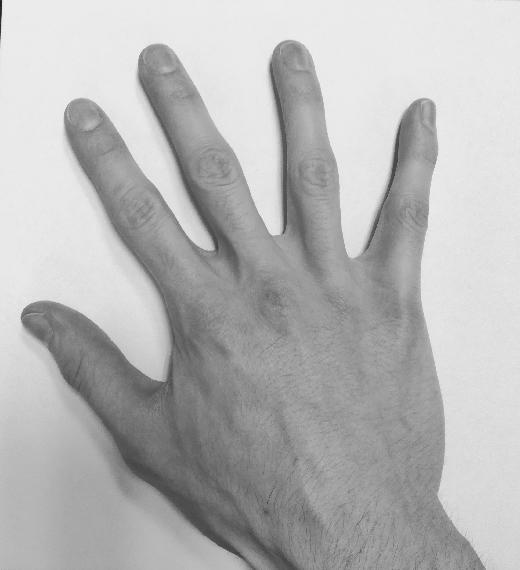
#> input picture TP1/Source.jpg, 520 x 570 px, found by its file name
$ jupyter execute TP-ImageRegistration-Images-TERNOT.ipynb
#> lines starting #> are read from the running program, lines starting #| are printed output that depends on the picture
## Image registration

**Deadline**: Upload this notebook (rename it as 'TP-ImageRegistration-Images-YOUR-SURNAME.ipynb') to E-Campus before the deadline (see E-campus for the exact timing).

**Goal**: The goal of this notebook is to implement the algorithms seen today for pixel-based image registration. Please complete the code where you see **XXXXXXXXXXXXXX**

You will first take two pictures of your right hand into two different positions. Please keep the same topology, ie do not bend or stick together two fingers for instance.

If you can't take the pictures, you can use two pictures of my hand (see below).

[cell 1]
if 'google.colab' in str(get_ipython()):
  from google_drive_downloader import GoogleDriveDownloader as gdd
  gdd.download_file_from_google_drive(file_id='1XpgGRo839pBwIhb6h77xoG-NtHEg2DVd',
  dest_path='./Source.jpg')

  from google_drive_downloader import GoogleDriveDownloader as gdd
  gdd.download_file_from_google_drive(file_id='12FKfLjKreAksI3rEcDx4_oEn3qjAzEua',
  dest_path='./Target.jpg')
else:
  print('You are not using Colab. Please define working_dir with the absolute path to the folder where you downloaded the data')

# Please modify working_dir only if you are using your Anaconda (and not Google Colab)
# You should write the absolute path of your working directory with the data
workingDir='C:/Users/benji/OneDrive/Documents/Télécom Paris/Cours/2A/IMA/IMA204/TP1/'

We will use the skimage library to read and resize images, you can of course use others (openCV, pillow, scipy, etc.)

[cell 2]
from skimage.io import imread
from skimage.transform import resize

import matplotlib.pyplot as plt
from numpy import linalg as LA
import numpy as np
import scipy.ndimage

from functools import reduce

[cell 3]
source=imread(workingDir+'Source.jpg')
#> source is the input picture: shape (570, 520); min 29, max 255, mean 181.6
target=imread(workingDir+'Target.jpg')
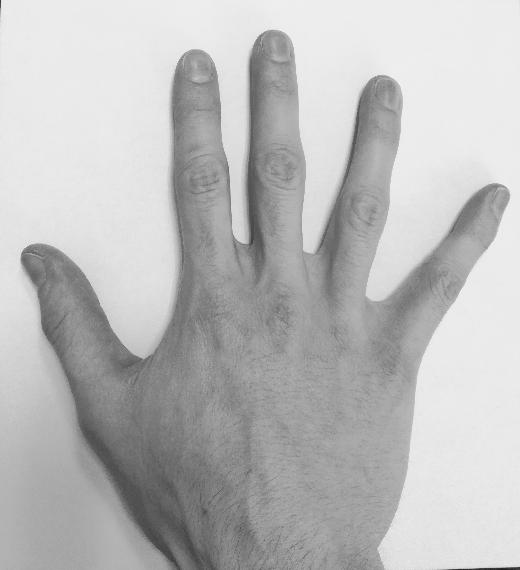
#> input picture TP1/Target.jpg, 520 x 570 px, found by its file name
#> target is the input picture: shape (570, 520); min 29, max 250, mean 187.2

[cell 4]
a = np.array(((1, 2), (3,4)))
print(a)
b = np.block([[a, np.array(((5,6))).reshape((2,1))],[np.array((7,8)), 9]])
print(b)

The first thing to do is to create a function that creates the transformation matrix T. Please complete the following function following the rules explained in the header of the function.

[cell 5]
def Tmatrix(scale=(1,1), rotationAngle=0, shearAngles=(0,0),translation=(0,0),elation=(0,0),reflection=(False,False)):
    '''
    Transformation matrix defined as the composition of 6 possible geometric
    transformations: Reflection (Re), Rotation (R), Scaling (S), Shear (Sh),
    Translation (T) and Elation (E).
    For the linear transformation part, we assume this composition:
        A = Re * R * S * Sh

    Inputs:
            scale: is a tuple with sx and sy (two scalar values)
            rotationAngle: is an angle in degrees (scalar value)
            shearAngles: is a tuple with the two shear angles in degrees (scalar value)
            translation: is a tuple with tx and ty (scalar values)
            elation: is a tuple containing the elation part (scalar values)
            reflection: is a tuple of Boolean values indicating wheter to reflect with respect to x and y axis

    Output:
            T: the 3x3 transformation matrix (homogeneous coordinates)
    '''

    if len(scale) != 2:
        raise ValueError("scale should be a tuple of length 2")
    if len(shearAngles)!= 2:
        raise ValueError("shearAngles should be a tuple of length 2")
    if len(translation)!= 2:
        raise ValueError("translation should be a tuple of length 2")
    if len(elation)!= 2:
        raise ValueError("elation should be a tuple of length 2")
    if len(reflection)!= 2:
        raise ValueError("reflection should be a tuple of length 2")
    if type(reflection[0])!= bool or type(reflection[1]) != bool:
        raise ValueError("reflection should contain two boolean values")
    if np.ndim(rotationAngle) != 0:
        raise ValueError("rotationAngle should be a scalar")

    # transform angles from degrees to radians
    def deg_to_rad(alpha):
        if type(alpha) == tuple:
            return tuple(map(deg_to_rad, alpha))
        return alpha*np.pi/180
    rotationAngle, shearAngles = deg_to_rad((rotationAngle, shearAngles))

    # Reflection
    Re = np.eye(2)
    for axis in range(2):
        if reflection[axis]:
            Re[axis][axis] == -1
    #Rotation
    c, s = np.cos(rotationAngle), np.sin(rotationAngle)
    R = np.array(((c, -s), (s, c)))

    #Scaling
    S = np.array(((scale[0], 0), (0, scale[1])))

    #Shearing
    Sh = np.array(((1, np.tan(shearAngles[0])), (np.tan(shearAngles[1]), 1)))

    #Affine
    A = reduce(np.dot, [Re, R, S, Sh])

    # compute T
    T = np.block([[A, np.array(translation).reshape((2, 1))], [np.array(elation), 1]])

    return T

Test here, your function.

[cell 6]
## Define Transformation
T = Tmatrix(scale=(1, 1), rotationAngle=40, shearAngles=(0, 0), translation=(0, 0), elation=(0, 0), reflection=(False, False))
print(T)

Next, we need to create a function that apply the previously created transformation matrix. We will need to apply it either to 2D points, seen as a [Nx2] numpy array where N is the number of points, or to image coordinates, modeled as a [2xNxM] Numpy array where N and M are the number of rows and columns of the image respectively.

[cell 7]
def applyTransformation(T, points=None, coords=None):
    '''
    Apply geometric transformation to points or image coordinates.
    Transformation is defined by a 3x3 matrix

    Inputs:
        points: Nx2 Numpy array of points
        coordinates: 2xNxM Numpy array of image coordinates
        T: 3x3 matrix trasformation

    Output:
        pm: Nx2 points after transformation
        cm: 2xNxM image coordinates after transformation
    '''
    if points is None and coords is None:
        raise ValueError("Error ! You should provide points and/or coords")

    if points is not None:
        N,d = points.shape
        if d != 2 and N==2:
            print('WARNING ! points should be an array of dimension Nx2'+
                  ' Transposing the array')
            points=points.T
            N,d = points.shape

        if d != 2:
            raise ValueError("Error ! Function works only with 2D points")

        # Transform points into homogeneous coordinates (adding one...)
        points = np.insert(points, 2, 1, axis=1)

        # Apply transformation
        p_transformation = [points[0]] * len(points) #We already know the final length of the list, it can increase speed
        for i in range(len(points)):
            p_transformation[i] = T.dot(points[i])
        p_transformation = np.array(p_transformation)

        # If homography, ...
        if (T[2][0], T[2][1]) != (0, 0):
            for i in range(len(p_transformation)):
                p_transformation[i] /= p_transformation[i][2]
        pm = np.delete(p_transformation, 2, 1)

    else:
        pm=None

    if coords is not None:
        d,N,M = coords.shape

        if d != 2:
            raise ValueError("Error ! Function works only with 2D coordinates")

        p = coords.reshape((2,N*M)).T # reshape coordinates as list of points
        # Transform points into homogeneous coordinates (adding one...)
        p = np.insert(p, 2, 1, axis=1)

        # Apply transformation
        c_transformation = [p[0]] * len(p)
        for i in range(len(p)):
            c_transformation[i] = T.dot(p[i])
        c_transformation = np.array(c_transformation)

        # If homography, ...
        if (T[2][0], T[2][1]) != (0, 0):
            for i in range(len(transformation)):
                c_transformation[i] /= c_transformation[i][2]
        pm = None
        cm = np.delete(c_transformation, 2, 1).T.reshape((2, N, M))

    else:
        cm = None

    return pm,cm

Now, we can test the two functions on some data-sets of 2D points. To keep things simple, you will create two data-sets of points.

In the first one, the points will draw an ellipse (ie uniform sampling on an ellipse).
In the secon data-set, the points will draw a square (ie uniform sampling on a square).

You will then try several (at least five) different trasformations and check if your code works well.

[cell 8]
# Ellipse
theta = np.deg2rad(np.arange(0.0, 360.0, 1.0))
x = np.cos(theta)
y = np.sin(theta)
points=np.array([x, y]).T

## Define Transformation
T=Tmatrix(scale=(1,3), rotationAngle=45, shearAngles=(0,0),translation=(1,-1),elation=(0,0),reflection=(True,True))

## Apply trasformation
moved = applyTransformation(T, points=points)[0]

fig = plt.figure(figsize=(8, 8))
ax1 = plt.subplot(1, 3, 1)
ax2 = plt.subplot(1, 3, 2)
ax1.scatter(points[:,0],points[:,1])
ax2.scatter(moved[:,0],moved[:,1])

minimum = np.min((ax1.get_xlim(),ax1.get_ylim(),ax2.get_xlim(),ax2.get_ylim()))
maximum = np.max((ax1.get_xlim(),ax1.get_ylim(),ax2.get_xlim(),ax2.get_ylim()))

ax1.set_xlim(minimum*1.2,maximum*1.2)
ax1.set_ylim(minimum*1.2,maximum*1.2)
ax2.set_xlim(minimum*1.2,maximum*1.2)
ax2.set_ylim(minimum*1.2,maximum*1.2)

fig.tight_layout()
plt.show()
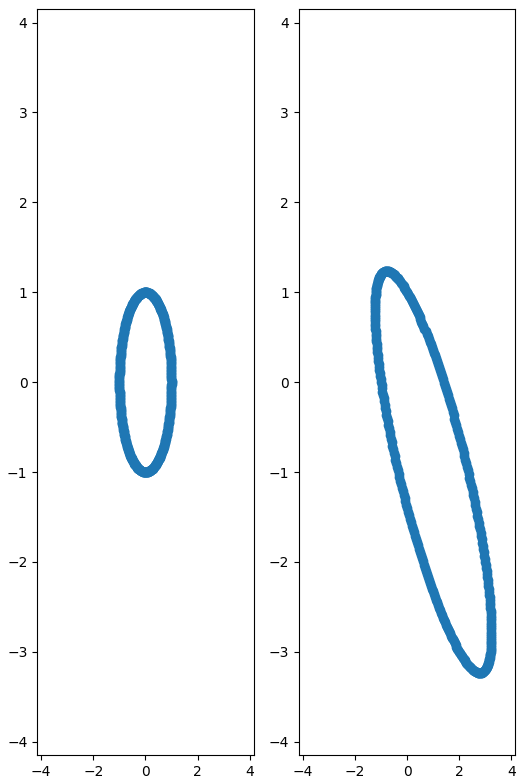
#> figure drawn by matplotlib, 2 panels

[cell 9]
# Square
x=np.concatenate((-np.ones(100), np.arange(-1, 1, 0.02), np.ones(100), np.arange(1, -1, -0.02)))
y=np.concatenate((np.arange(-1, 1, 0.02), np.ones(100), np.arange(1, -1, -0.02), -np.ones(100)))
points=np.array([x,y]).T

## Define Transformation
T=Tmatrix(scale=(1,1), rotationAngle=45, shearAngles=(0,0),translation=(1,1),elation=(0,0),reflection=(False,False))

## Apply trasformation
moved = applyTransformation(T, points=points)[0]

fig = plt.figure(figsize=(8, 8))
ax1 = plt.subplot(1, 3, 1)
ax2 = plt.subplot(1, 3, 2)
ax1.scatter(points[:,0],points[:,1])
ax2.scatter(moved[:,0],moved[:,1])

minimum = np.min((ax1.get_xlim(),ax1.get_ylim(),ax2.get_xlim(),ax2.get_ylim()))
maximum = np.max((ax1.get_xlim(),ax1.get_ylim(),ax2.get_xlim(),ax2.get_ylim()))

ax1.set_xlim(minimum*1.2,maximum*1.2)
ax1.set_ylim(minimum*1.2,maximum*1.2)
ax2.set_xlim(minimum*1.2,maximum*1.2)
ax2.set_ylim(minimum*1.2,maximum*1.2)

fig.tight_layout()
plt.show()
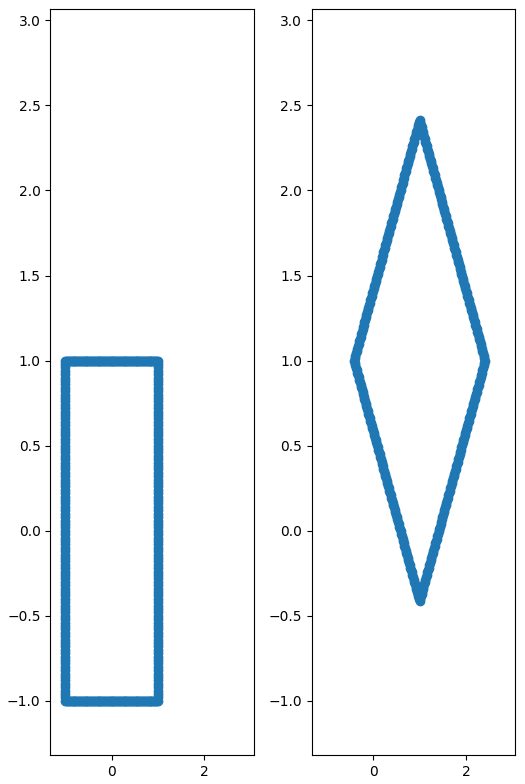
#> figure drawn by matplotlib, 2 panels

Now, we can finally move to images. Here, you can load and plot the two images of your (or mine) right hand. Pixel intensities are normalized in order to be float between 0 and 1.

[cell 10]
SourceIm = imread(workingDir + 'Source.jpg', as_gray=True)
SourceImNorm=(SourceIm - np.amin(SourceIm)) / (np.amax(SourceIm) - np.amin(SourceIm))
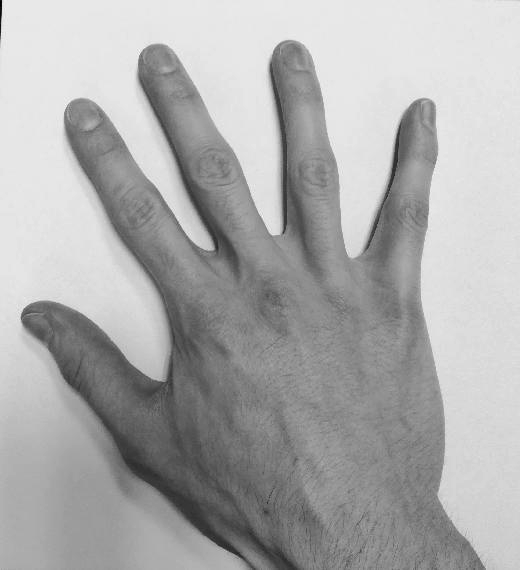
#> SourceImNorm: shape (570, 520) float64; min 0, max 1, mean 0.675
TargetIm = imread(workingDir + 'Target.jpg', as_gray=True)
TargetImNorm=(TargetIm - np.amin(TargetIm)) / (np.amax(TargetIm) - np.amin(TargetIm))

fig = plt.figure(figsize=(10, 10))
ax1 = plt.subplot(1, 2, 1)
ax2 = plt.subplot(1, 2, 2)
ax1.imshow(SourceImNorm, cmap='gray')
ax1.set_title('Source image')
ax2.imshow(TargetImNorm, cmap='gray')
ax2.set_title('Target image')
plt.show()

In the following function, you will code the forward warping technique with point splatting.

Theoretically, an image could be associated with a coordinate chart giving the real-world coordinates of each pixel. However, the problem becomes more difficult and in many applications we do not actually have this coordinate chart. Here, you will simply consider the coordinate of a pixel as its row and column position.

In the forward warping, as seen during the lecture of this morning, the coordinates of a pixel of a source image $I$ might not be warped exactly onto the output grid. When it falls within the grid, but not on the grid, we assign (ie splat) the pixel intensity of $I$ to the four neighbour 'corners' of the output grid.

These contributions must be weighted and for this reason a typical solution is to create an 'accumulator'. This is an array of the same size of the output grid which quantifies the number of contributions that each corner of the output grid has received. By simply dividing by the number of contributions (output grid ./ accumulator), we obtain at each corner of the output grid an averaged estimate of the intensity of the transformed image.

[cell 11]
def ForwardWarping(I,T,coords=None,outputShape=None):
    '''
    Apply forward warping to an image I based on a transformation T.
    Transformation is defined by a 3x3 matrix T

    Inputs:
        I: image to transform
        T: 3x3 matrix trasformation
        coords: coordinates of the image. If None, the coordinates of a pixel
                are automatically its row and column position
        outputShape: defines the shape of the transformed image.
                     It can be 'None', same shape as the input image I or 'BB',
                     bounding box of the transformed image I_T,  or a tuple/numpy
                     array with 4 elements (min x, max x, min y, max y)

    Output:
        J: transformed image
    '''

    if coords is None:
      coords = np.mgrid[0:I.shape[0], 0:I.shape[1]] # coordinates of the image I
      cm = applyTransformation(T,coords=coords)[1]

      if outputShape is None:
          outputShape=(0,I.shape[0],0,I.shape[1])

      elif outputShape == 'BB':
          #Find extremities bounding box
          bx=int(np.floor(np.min(cm[0,:,:])))
          ux=int(np.ceil(np.max(cm[0,:,:])))
          by=int(np.floor(np.min(cm[1,:,:])))
          uy=int(np.ceil(np.max(cm[1,:,:])))
          outputShape=(bx,ux,by,uy)

      elif isinstance(outputShape, tuple):
          if len(outputShape) != 4:
              raise ValueError("Error ! outputShape should be of length 4")

      elif isinstance(outputShape, np.ndarray):
          if len(outputShape) != 4:
              raise ValueError("Error ! outputShape should be of length 4")
      else:
          raise ValueError("Error ! outputShape should be None, 'BB' or a tuple/numpy array with 4 elements")

      J = np.zeros([outputShape[1] - outputShape[0], outputShape[3] - outputShape[2]]) # transformed image
      acc = np.zeros([outputShape[1] - outputShape[0], outputShape[3] - outputShape[2]]) # accumulator

      for i in range(cm.shape[1]):
          for j in range(cm.shape[2]):

              # transformed coordinate of a pixel
              p=cm[:,i,j]
              x=p[0]
              y=p[1]

              # Check if point is inside outputShape
              if (outputShape[0] <= x <= outputShape[1]) and (outputShape[2] <= y <= outputShape[3]):

                  # translate if necessary, since output image will start from (0,0)
                  # it basically shifts transformed points in the positive quadrant
                  if outputShape[0]<0:
                      x=x+abs(outputShape[0])

                  if outputShape[2]<0:
                      y=y+abs(outputShape[2])

                  # Look for the four corners
                  bl=(int(x), int(y)) # bottom left
                  br=(int(x) + 1, int(y)) # bottom right
                  ul=(int(x), int(y) + 1) # up left
                  ur=(int(x) + 1, int(y) + 1) # up right

                  # Update J and acc
                  if (outputShape[0] <= bl[0] < outputShape[1]) and (outputShape[2] <= bl[1] < outputShape[3]):
                    J[bl[0]][bl[1]] += I[coords[0][i][j]][coords[1][i][j]]
                    acc[bl[0]][bl[1]] += 1
                  if (outputShape[0] <= br[0] < outputShape[1]) and (outputShape[2] <= br[1] < outputShape[3]):
                    J[br[0]][br[1]] += I[coords[0][i][j]][coords[1][i][j]]
                    acc[br[0]][br[1]] += 1
                  if (outputShape[0] <= ul[0] < outputShape[1]) and (outputShape[2] <= ul[1] < outputShape[3]):
                    J[ul[0]][ul[1]] += I[coords[0][i][j]][coords[1][i][j]]
                    acc[ul[0]][ul[1]] += 1
                  if (outputShape[0] <= ur[0] < outputShape[1]) and (outputShape[2] <= ur[1] < outputShape[3]):
                    J[ur[0]][ur[1]] += I[coords[0][i][j]][coords[1][i][j]]
                    acc[ur[0]][ur[1]] += 1

      acc[acc==0]=1
      J=np.divide(J,acc)

    else:
        raise ValueError("Error ! Still not implemented")

    return J

Let's test your implementation of the forward warping with the right hand image. Test with at least 5 different transformation matrices (try different configurations).

[cell 12]
# Resize image (to make it faster...)
X= resize(SourceImNorm, (250,250), anti_aliasing=True)
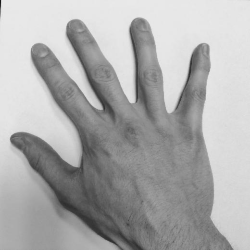
#> X: shape (250, 250) float64; min 0.0932, max 0.922, mean 0.675
T=Tmatrix(scale=(1,1), rotationAngle=-28, shearAngles=(0,0),translation=(-50,75),elation=(0,0),reflection=(False,False))
print('The transformation matrix T is:\n', T)

Xmf=ForwardWarping(X,T,outputShape=None)
#> after the loop in ForwardWarping, `for i in range(cm.shape[1]):`:
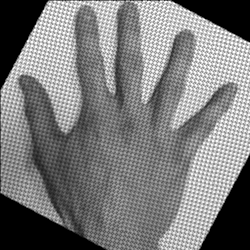
#> J: shape (250, 250) float64; min 0, max 4.58, mean 2.21; drawn with min black and max white
#> after the loop in ForwardWarping, `for i in range(cm.shape[1]):`:
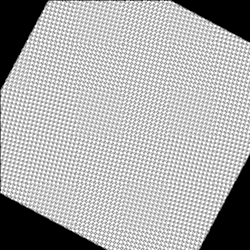
#> acc: shape (250, 250) float64; min 0, max 5, mean 3.39; drawn with min black and max white
#> after the loop in ForwardWarping, `for i in range(cm.shape[1]):`: bl = (249, 108); br = (250, 108); ul = (249, 109); ur = (250, 109)
#> (the rest of the program and of its run is left out)
